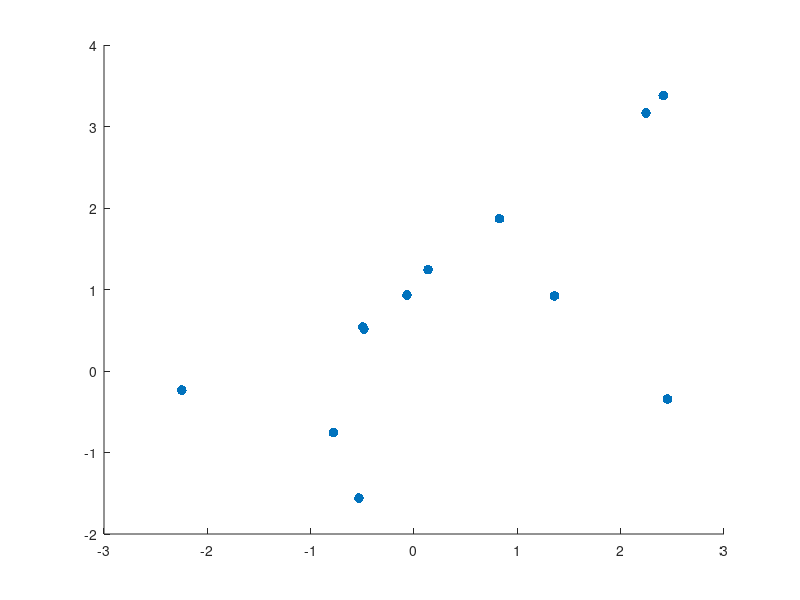

This figure's MATLAB source: (Note: this script raises an error after producing the figure.)
clc; clear; close all; restoredefaultpath; % start clean

mosekpath = '../../../mosek'; % replace this with path to MOSEK in your computer
addpath(genpath(pwd))
addpath(genpath(mosekpath))

N = 12;
N_out = 5;
K = 6;
theta = [1,1];
x = randn(N,1);
y = theta(1) * x + theta(2) + 0.05*randn(N,1);
y(1:N_out) = randn(N_out,1);

figure;
scatter(x,y,50,'blue','filled');
hold on;

beta = msspoly('beta',2);
th = msspoly('th',N);

f = 0;
for i = 1:N
    fi = th(i) * (y(i) - beta(1)*x(i) - beta(2))^2;
    f = f + fi;
end

h = [sum(th) - K;
     th.^2 - th];
g = [5 - beta'*beta];

problem.vars            = [beta;th];
problem.objective       = f;
problem.equality        = h; 
problem.inequality      = g;
kappa                   = 2;
[SDP,info]              = dense_sdp_relax(problem,kappa); % generate the SDP data

%% Solve using MOSEK
prob       = convert_sedumi2mosek(SDP.sedumi.At,...
                                  SDP.sedumi.b,...
                                  SDP.sedumi.c,...
                                  SDP.sedumi.K);
[~,res]    = mosekopt('minimize info',prob);
[Xopt,yopt,Sopt,obj] = recover_mosek_sol_blk(res,SDP.blk);
X = Xopt{1};

%% Compute certificate of global optimality
lower_bound = obj(1); % SDP relaxation provides a lower bound
beta_hat = X(2:3,1);
res_sq = zeros(N,1);
for i = 1:N
    res = (y(i) - beta_hat(1)*x(i) - beta_hat(2))^2;
    res_sq(i) = res;
end
res_sorted = sort(res_sq,'ascend');
upper_bound = sum(res_sorted(1:K));

gap = abs(lower_bound - upper_bound) / (1 + abs(lower_bound) + abs(upper_bound)); % relative suboptimality gap
fprintf("Relative suboptimality gap is %3.2e.\n",gap);

xx = linspace(min(x)-0.5, max(x)+0.5);
yy = beta_hat(1) * xx + beta_hat(2);
plot(xx,yy,'LineWidth',3);
xlabel('x','FontSize',24)
ylabel('y','FontSize',24)
ax = gca;
ax.FontSize = 16;
